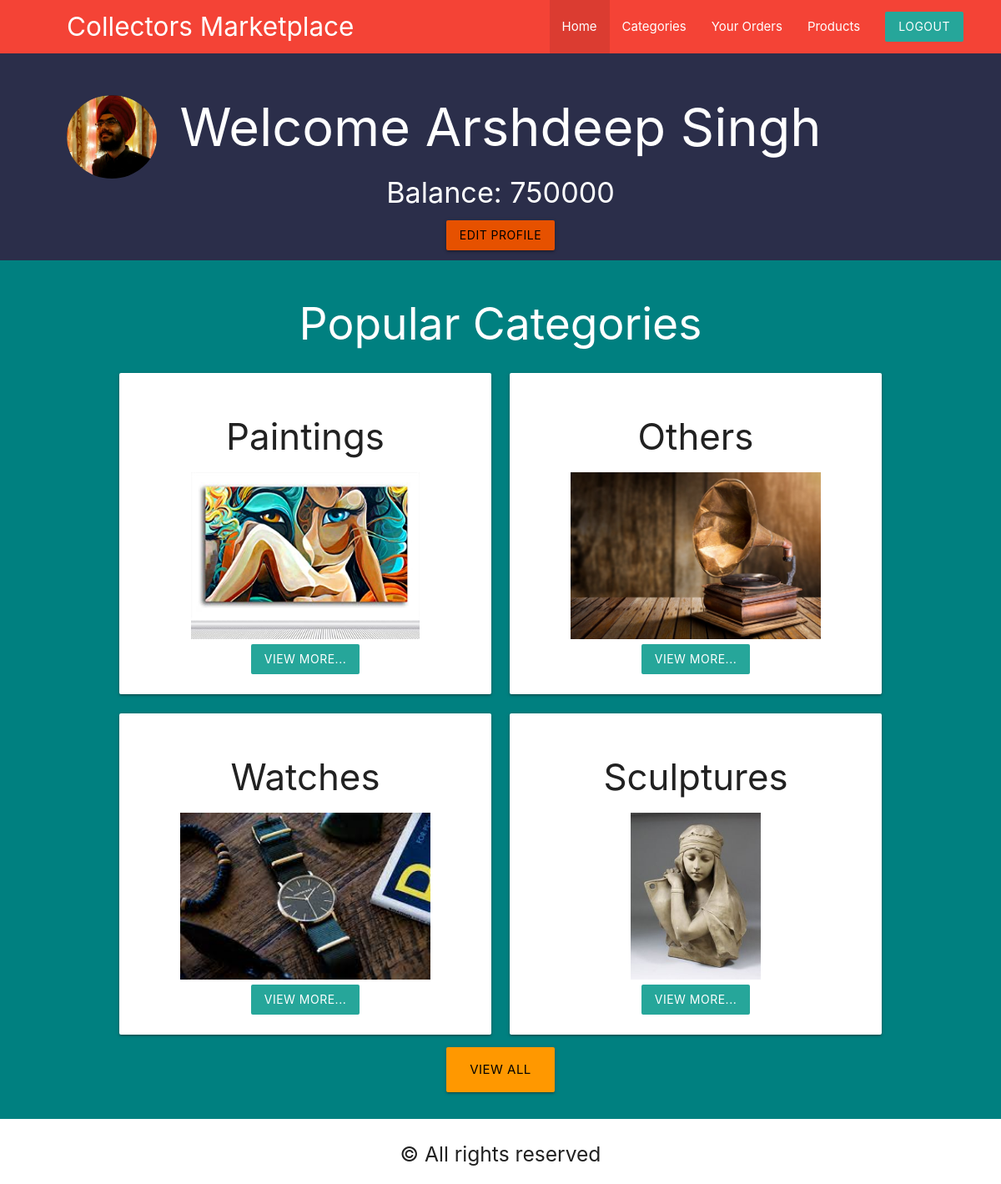
Page /user/user_home.php (signed in) on the committed database.
### tables this page shows
CREATE TABLE `customers` (
  `cust_id` int(5) NOT NULL,
  `cust_username` varchar(50) NOT NULL,
  `cust_pass` int(11) NOT NULL,
  `cust_name` varchar(20) NOT NULL,
  `cust_addr` text NOT NULL,
  `cust_email` varchar(50) NOT NULL,
  `cust_image` varchar(255) NOT NULL,
  `cust_phone` bigint(10) NOT NULL,
  `cust_balance` int(5) NOT NULL
);

CREATE TABLE `category` (
  `cat_id` int(5) NOT NULL,
  `cat_name` varchar(255) NOT NULL,
  `cat_image` varchar(255) NOT NULL,
  `cat_status` tinyint(4) NOT NULL DEFAULT 1,
  `cat_description` text NOT NULL
);

### user/user_home.php (the view, shortened to what this page needs)
<?php
    include("../templates/database_conn.php");
    $uid=$_SESSION['USER_ID'];
    $sql1="SELECT * FROM `customers` WHERE cust_id ='$uid'";
    $res=mysqli_query($con,$sql1);
    $urow = mysqli_fetch_array($res, MYSQLI_ASSOC);
    $sql2="SELECT * FROM `category` where `cat_status`=1 limit 4";
    $res2=mysqli_query($con,$sql2);
    $row2 = mysqli_fetch_all($res2, MYSQLI_ASSOC);
?>
<!DOCTYPE html>
<html lang="en">
<head>
    <link rel="stylesheet" href="https://cdnjs.cloudflare.com/ajax/libs/materialize/1.0.0/css/materialize.min.css">
    <link rel="stylesheet" href="../templates/stylesheet.css">
</head>
<body style="background-color:#2b2e4a;" >
<nav class="red z-depth-0" style="padding-right: 30px;padding-left: 80px;">
		<div>
			<a href="#" class="brand-logo brand-text hide-on-med-and-down">Collectors Marketplace</a>
            <ul id="nav-mobile" class="right">
                <li class="active"><a href="user_home.php">Home</a></li>
                <li><a href="user_categories.php">Categories</a></li>
                <li><a href="user_orders.php">Your Orders</a></li>
                <li><a href="All_products.php">Products</a></li>
				<li><a href="user_logout.php" class="btn brand z-depth-0">Logout</a></li>
		    </ul>
		</div>
        <br>
        <div style="padding-top: 50px;
                    padding-right: 30px;
                    padding-bottom: 50px;">
        <img class="dp" src="<?php echo $urow['cust_image'];?>" height=100px>
        </div>
</nav>
    <div class="container">
        <h1 class="white-text center">Welcome <?php print_r($urow["cust_name"]);?></h1>
        <div class="center">
            <h4 class="white-text center">Balance: <?php echo $urow['cust_balance'];?></h4>
            <a href="edit_info.php" class="btn orange darken-4 black-text">Edit profile</a>
        </div>
    </div>
<div class="blackbgbg">
<div class="container">
    <section>
    <div class="row">
    <h2 class="white-text" style="text-align:center;">Popular Categories</h2>
        <?php foreach($row2 as $cat){ ?>
            <div class="col s6 md3">
  				    <div class="card">
                      <center>
                        <div class="card-content">
                          <h3><?php print_r($cat['cat_name']); ?></h3>
                          <div>
                          <img src="<?php echo $cat['cat_image'];?>" height=200px>
                          <br>
                          <a href="All_products.php?cat_id=<?php echo $cat['cat_id'];?>" class="btn brand z-depth-0">View more...</a>
                          </div>
                        </div>
                        </center>
                    </div>
            </div>
        <?php } ?>
        <div class="center"><a href="user_categories.php" class="black-text btn-large orange">View all</a></div>
    </div>
    </section>
</div>
</div>
    <section class="footer white">
        <div class="container textcenter">
            <h5>© All rights reserved<br>
        </div>
    </section>
</body>
</html>

### templates/stylesheet.css (style rules this page uses)
.container { width: 80%; margin: 0 auto; border: none; padding: 1%; }
.textcenter { text-align: center; }
.blackbgbg { background-color: teal; }
.dp { border-radius: 50%; }

### user/user_home.php (style rules this page uses)
.dp { border-radius: 50%; }

### rows in the picture
customers: cust_image (picture), cust_balance "750000"
category: value "Paintings", shows a picture
category: value "Others", shows a picture
category: value "Watches", shows a picture
category: value "Sculptures", shows a picture
